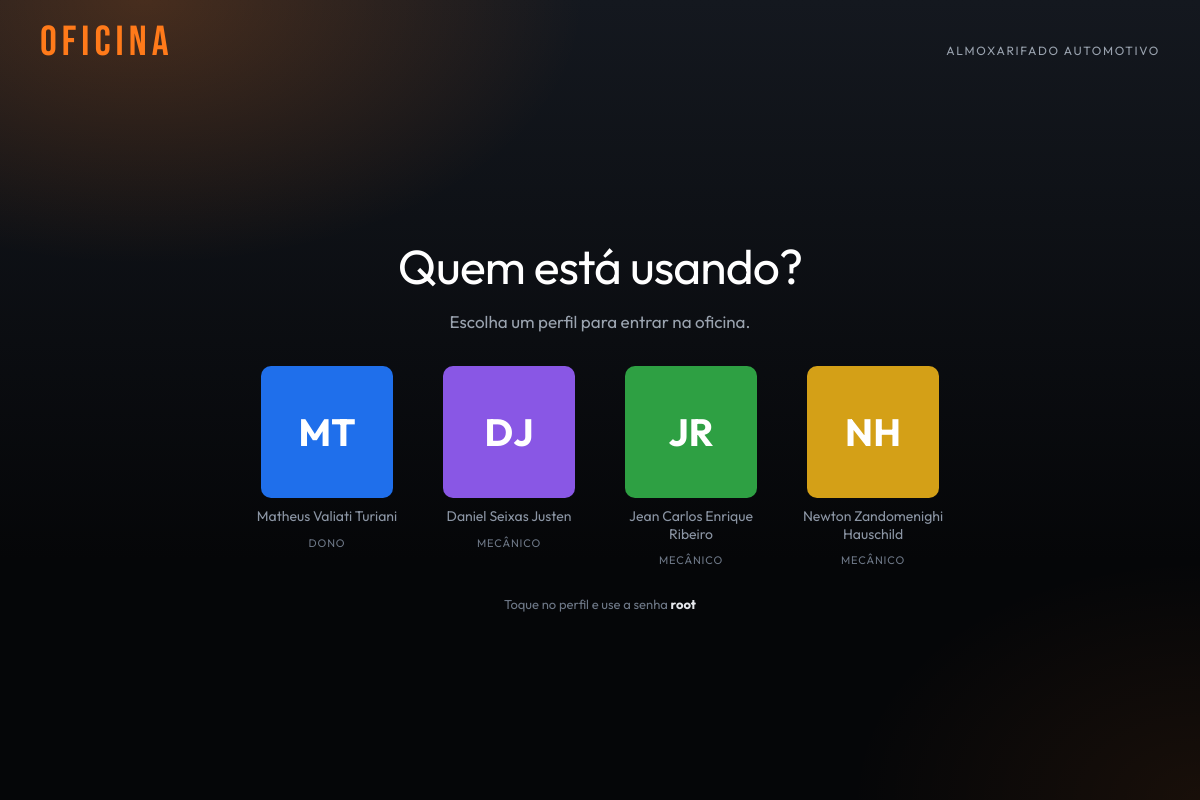
The page / on the database its author committed.
### tables this page shows
CREATE TABLE IF NOT EXISTS usuarios (
  id INT UNSIGNED AUTO_INCREMENT PRIMARY KEY,
  nome VARCHAR(120) NOT NULL,
  email VARCHAR(160) NOT NULL UNIQUE,
  nif VARCHAR(20) DEFAULT NULL UNIQUE,
  senha VARCHAR(255) NOT NULL,
  perfil ENUM('dono','almoxarife','mecanico','financeiro') NOT NULL DEFAULT 'mecanico',
  telefone VARCHAR(30) DEFAULT NULL,
  ativo TINYINT(1) NOT NULL DEFAULT 1,
  criado_em TIMESTAMP DEFAULT CURRENT_TIMESTAMP,
  atualizado_em TIMESTAMP DEFAULT CURRENT_TIMESTAMP ON UPDATE CURRENT_TIMESTAMP
);

### includes/functions.php (called while the page is built, shortened)
<?php
function e(?string $v): string
{
    return htmlspecialchars((string)$v, ENT_QUOTES, 'UTF-8');
}
function perfil_label(string $p): string
{
    return [
        'dono'       => 'Dono',
        'almoxarife' => 'Almoxarife',
        'mecanico'   => 'Mecânico',
        'financeiro' => 'Financeiro',
    ][$p] ?? $p;
}
function iniciais(string $nome): string
{
    $partes = preg_split('/\s+/', trim($nome)) ?: [];
    $a = mb_strtoupper(mb_substr($partes[0] ?? 'U', 0, 1));
    $b = mb_strtoupper(mb_substr($partes[count($partes) - 1] ?? '', 0, 1));
    return $a . $b;
}
function avatar_cor(int $id): string
{
    $cores = ['#e50914', '#1f6feb', '#2ea043', '#d4a017', '#8957e5', '#e85d04', '#0d9488', '#db2777'];
    return $cores[$id % count($cores)];
}

### includes/db.php (called while the page is built, shortened)
<?php
function db(bool $fatal = true): PDO
{
    static $pdo = null;
    $dsn = 'mysql:host=' . DB_HOST . ';dbname=' . DB_NAME . ';charset=' . DB_CHARSET;
    $opt = [
        PDO::ATTR_ERRMODE            => PDO::ERRMODE_EXCEPTION,
        PDO::ATTR_DEFAULT_FETCH_MODE => PDO::FETCH_ASSOC,
        PDO::ATTR_EMULATE_PREPARES   => false,
    ];
    try {
        $pdo = new PDO($dsn, DB_USER, DB_PASS, $opt);
    } catch (PDOException $e) {
        if (!$fatal) {
            throw $e;
        }
        http_response_code(500);
        echo '<!DOCTYPE html><html lang="pt-BR"><head><meta charset="utf-8"><title>Erro de conexão</title>';
        echo '<style>body{font-family:sans-serif;background:#f4efe6;color:#1c1710;padding:40px}code{background:#fff;padding:2px 6px;border-radius:4px}</style></head><body>';
        echo '<h1>Não foi possível conectar ao MySQL</h1>';
        echo '<p>Ligue o XAMPP e abra <code>install.php</code> para criar o banco.</p>';
        echo '<p><a href="/almoxarifado/install.php">Ir para o instalador</a></p>';
        echo '<p style="color:#b42318">' . htmlspecialchars($e->getMessage()) . '</p>';
        echo '</body></html>';
        exit;
    }
    return $pdo;
}
?>

### index.php (the view, shortened to what this page needs)
<?php
$perfis = [];
$dbOk = true;
try {
    $perfis = db(false)->query("SELECT id, nome, perfil FROM usuarios WHERE ativo = 1 ORDER BY FIELD(perfil,'dono','almoxarife','mecanico','financeiro'), nome")->fetchAll();
} catch (Throwable $e) {
    $dbOk = false;
}
$escolhido = null;
?>
<!DOCTYPE html>
<html lang="pt-BR">
<head>
    <link rel="stylesheet" href="<?= e(BASE_URL) ?>/assets/css/style.css?v=5">
</head>
<body class="nf-body">
<div class="nf-bg"></div>
<header class="nf-top">
    <div class="nf-logo">OFICINA</div>
    <span class="nf-tag">Almoxarifado automotivo</span>
</header>
<main class="nf-main">
    <?php if (!$dbOk): ?>
        <h1 class="nf-title">Banco ainda não instalado</h1>
        <p class="nf-sub">Abra o instalador para criar as tabelas no XAMPP.</p>
        <a class="nf-btn" href="<?= e(BASE_URL) ?>/install.php">Instalar agora</a>
    <?php else: ?>
        <h1 class="nf-title">Quem está usando?</h1>
        <p class="nf-sub">Escolha um perfil para entrar na oficina.</p>
        <ul class="nf-grid">
            <?php foreach ($perfis as $p): ?>
                <li>
                    <a class="nf-card" href="<?= e(BASE_URL) ?>/index.php?perfil=<?= (int)$p['id'] ?>">
                        <div class="nf-avatar" style="background:<?= e(avatar_cor((int)$p['id'])) ?>">
                            <?= e(iniciais($p['nome'])) ?>
                        </div>
                        <span class="nf-card-name"><?= e($p['nome']) ?></span>
                        <span class="nf-card-role"><?= e(perfil_label($p['perfil'])) ?></span>
                    </a>
                </li>
            <?php endforeach; ?>
        </ul>
        <p class="nf-hint">Toque no perfil e use a senha <b>root</b></p>
    <?php endif; ?>
</main>
</body>
</html>

### assets/css/style.css (style rules this page uses)
:root { --bg: #0b0d11; --bg-2: #10141a; --card: #151a22; --card-2: #1b212b; --ink: #eef2f6; --muted: #8b95a4; --line: #2a3340; --side: #08090c; --side-2: #0e1116; --accent: #ff7a1a; --accent-2: #ffb347; --accent-dim: rgba(255, 122, 26, 0.16); --ok: #3ddc8e; --ok-bg: rgba(61, 220, 142, 0.12); --warn: #f5c14a; --warn-bg: rgba(245, 193, 74, 0.12); --info: #6cb6ff; --info-bg: rgba(108, 182, 255, 0.12); --hot: #ff6b6b; --hot-bg: rgba(255, 107, 107, 0.12); --radius: 16px; --shadow: 0 12px 32px rgba(0, 0, 0, 0.35); --wide: 92px; }
* { box-sizing: border-box; margin: 0; padding: 0; }
html, body { min-height: 100%; }
body { font-family: Outfit, system-ui, sans-serif; background: radial-gradient(900px 420px at 0% 0%, rgba(255, 122, 26, 0.07), transparent 50%), var(--bg); color: var(--ink); line-height: 1.45; overflow-x: hidden; }
a { color: var(--accent-2); text-decoration: none; }
.nf-body { min-height: 100vh; background: #050608; color: #fff; font-family: Outfit, sans-serif; overflow-x: hidden; }
.nf-bg { position: fixed; inset: 0; background: radial-gradient(800px 480px at 12% 0%, rgba(255,122,26,.22), transparent 55%), radial-gradient(700px 480px at 100% 100%, rgba(255,122,26,.08), transparent 50%), linear-gradient(180deg, #14181f, #050608 70%); pointer-events: none; }
.nf-top { position: relative; z-index: 2; display: flex; align-items: baseline; justify-content: space-between; padding: 22px 40px; gap: 12px; }
.nf-logo { font-family: "Bebas Neue", sans-serif; font-size: 42px; letter-spacing: .12em; color: var(--accent); line-height: 1; }
.nf-tag { color: #9aa3af; font-size: 12px; letter-spacing: .14em; text-transform: uppercase; }
.nf-main { position: relative; z-index: 2; min-height: calc(100vh - 90px); display: flex; flex-direction: column; align-items: center; justify-content: center; padding: 20px 20px 56px; text-align: center; }
.nf-title { font-size: clamp(28px, 4.6vw, 48px); font-weight: 400; letter-spacing: -.02em; margin-bottom: 8px; }
.nf-sub { color: #9aa3af; margin-bottom: 32px; font-size: 17px; }
.nf-grid { list-style: none; display: flex; flex-wrap: wrap; justify-content: center; gap: 22px; max-width: 980px; }
.nf-card { width: 160px; display: flex; flex-direction: column; align-items: center; gap: 10px; color: #8b95a4; transition: color .2s; }
.nf-avatar { width: 132px; height: 132px; border-radius: 10px; display: grid; place-items: center; font-size: 38px; font-weight: 700; color: #fff; border: 3px solid transparent; transition: border-color .2s, transform .2s; }
.nf-card-name { font-size: 14px; max-width: 150px; line-height: 1.25; }
.nf-card-role { font-size: 11px; color: #6d7786; text-transform: uppercase; letter-spacing: .08em; }
.nf-hint { margin-top: 26px; color: #6d7786; font-size: 13px; }
.nf-hint b { color: #e5e7eb; }

### rows shown on the page
usuarios: nome "MT", nome "Matheus Valiati Turiani", perfil "DONO"
usuarios: nome "DJ", nome "Daniel Seixas Justen", perfil "MECÂNICO"
usuarios: nome "JR", nome "Jean Carlos Enrique Ribeiro", perfil "MECÂNICO"
usuarios: nome "NH", nome "Newton Zandomenighi Hauschild", perfil "MECÂNICO"
